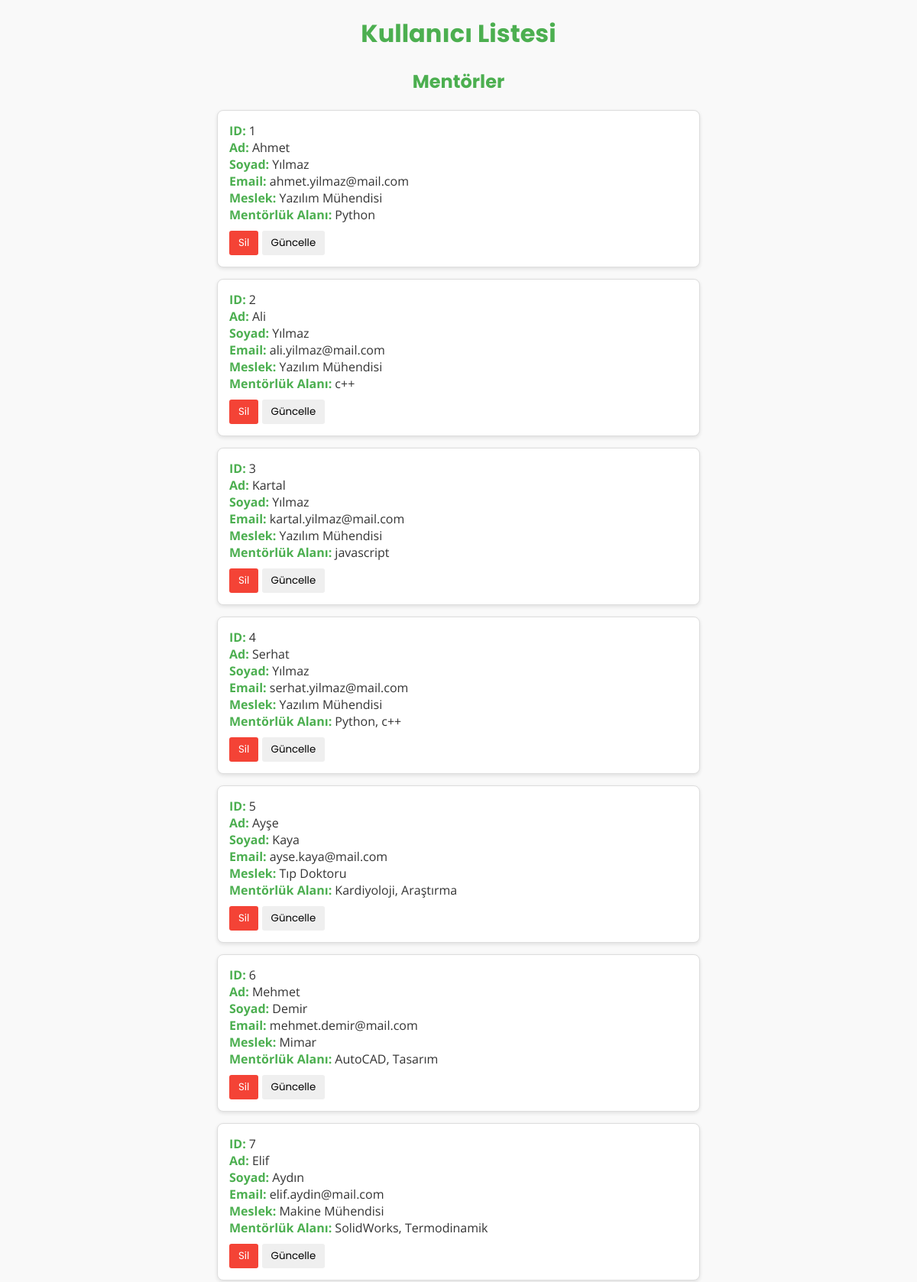
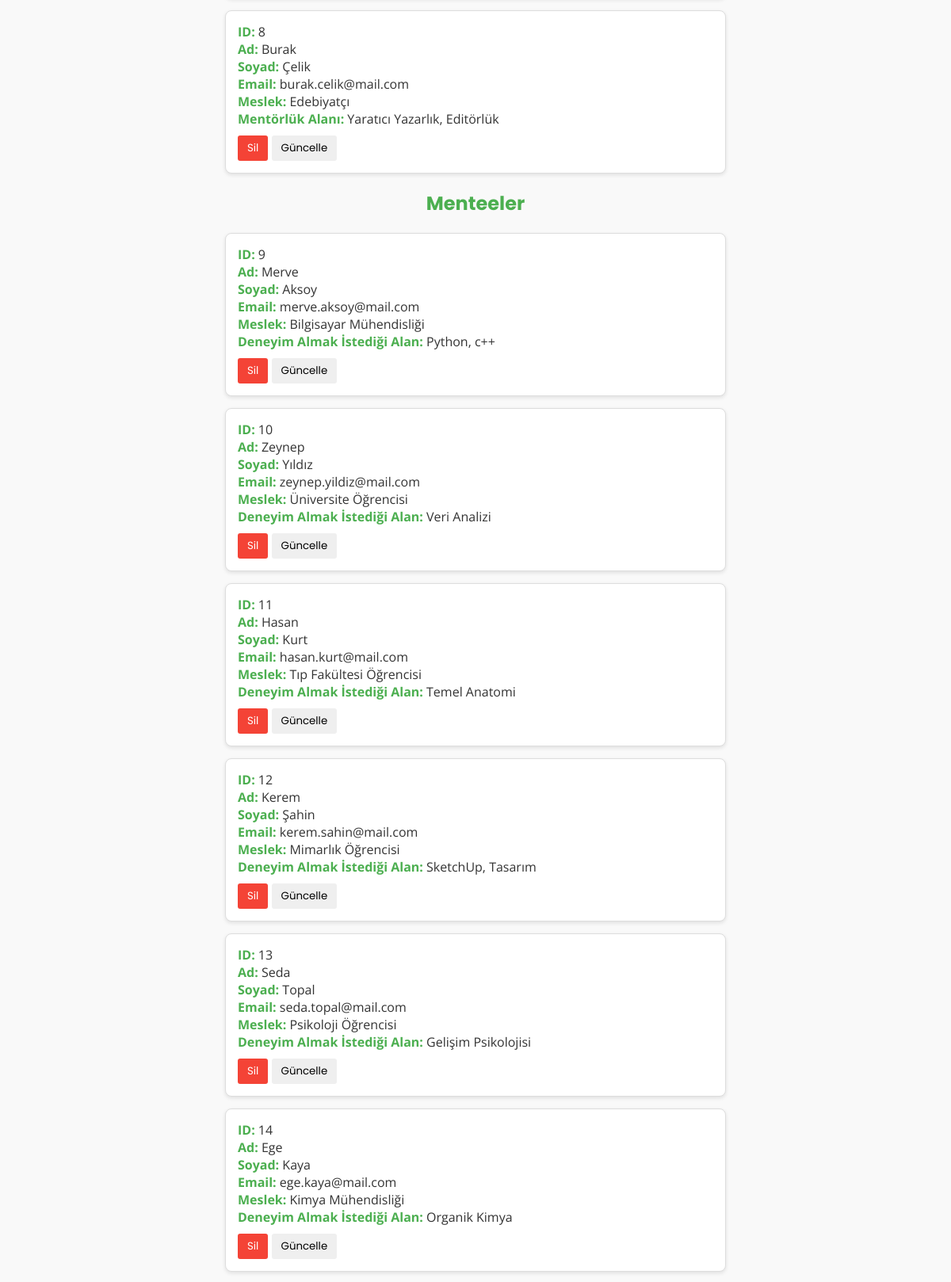
Page /list-users (upper part) on the committed database (2 pictures, top to bottom).
### tables this page shows
CREATE TABLE users (
        id INTEGER PRIMARY KEY AUTOINCREMENT,
        first_name TEXT NOT NULL,
        last_name TEXT NOT NULL,
        email TEXT UNIQUE NOT NULL,
        occupation TEXT NOT NULL,
        skills TEXT NOT NULL,
        role TEXT CHECK(role IN ('mentor', 'mentee')) NOT NULL,
        selectedMentId INTEGER REFERENCES users(id) ON DELETE SET NULL
    );

### routes.py (the view)
@app.route("/list-users", methods=["GET"])
def list_users_html():
    conn = get_db_connection()
    cursor = conn.cursor()
    cursor.execute("SELECT * FROM users")
    rows = cursor.fetchall()
    conn.close()
    users = [
        {
            'id': row['id'],
            'first_name': row['first_name'],
            'last_name': row['last_name'],
            'email': row['email'],
            'occupation': row['occupation'],
            'skills': row['skills'],
            'role': row['role']
        } for row in rows
    ]
    return render_template("list_users.html", users=users)

### database.py (called while the page is built)
def get_db_connection():
    conn = sqlite3.connect('mentorship.db', check_same_thread=False, timeout=10)
    conn.row_factory = sqlite3.Row
    conn.execute("PRAGMA busy_timeout = 5000")
    return conn

### templates/list_users.html (shortened to what this page needs)
<!DOCTYPE html>
<html lang="tr">
<head>
    <link rel="stylesheet" href="/static/style.css">
</head>
<body>
    <h1>Kullanıcı Listesi</h1>
    <h2>Mentörler</h2>
    {% if users|selectattr('role', 'equalto', 'mentor')|list %}
    <ul>
        {% for user in users if user.role == 'mentor' %}
        <li class="user-card">
            <strong>ID:</strong> {{ user.id }}<br>
            <strong>Ad:</strong> {{ user.first_name }}<br>
            <strong>Soyad:</strong> {{ user.last_name }}<br>
            <strong>Email:</strong> {{ user.email }}<br>
            <strong>Meslek:</strong> {{ user.occupation }}<br>
            <strong>Mentörlük Alanı:</strong> {{ user.skills }}<br>
            <button onclick="deleteUser({{ user.id }})">Sil</button>
            <a href="/edit-user/{{ user.id }}"><button>Güncelle</button></a>
        </li>
        {% endfor %}
    </ul>
    {% else %}
    <p>Henüz kayıtlı mentör bulunmamaktadır.</p>
    {% endif %}
    <h2>Menteeler</h2>
    {% if users|selectattr('role', 'equalto', 'mentee')|list %}
    <ul>
        {% for user in users if user.role == 'mentee' %}
        <li class="user-card">
            <strong>ID:</strong> {{ user.id }}<br>
            <strong>Ad:</strong> {{ user.first_name }}<br>
            <strong>Soyad:</strong> {{ user.last_name }}<br>
            <strong>Email:</strong> {{ user.email }}<br>
            <strong>Meslek:</strong> {{ user.occupation }}<br>
            <strong>Deneyim Almak İstediği Alan:</strong> {{ user.skills }}<br>
            <button onclick="deleteUser({{ user.id }})">Sil</button>
            <a href="/edit-user/{{ user.id }}"><button>Güncelle</button></a>
        </li>
        {% endfor %}
    </ul>
    {% else %}
    <p>Henüz kayıtlı mentee bulunmamaktadır.</p>
    {% endif %}
</body>
</html>

### static/style.css (style rules this page uses)
body { font-family: 'Open Sans', sans-serif; margin: 0; padding: 0; background-color: #f9f9f9; color: #333; }
h1, h2, h3, h4 { font-family: 'Poppins', sans-serif; color: #4CAF50; text-align: center; margin-top: 20px; }
a { color: #4CAF50; text-decoration: none; }
.user-card { font-family: 'Open Sans', sans-serif; border: 1px solid #ddd; border-radius: 8px; margin: 15px auto; padding: 15px; background-color: #fff; box-shadow: 0 2px 5px rgba(0,0,0,0.1); max-width: 600px; list-style-type: none; }
.user-card strong { color: #4CAF50; font-weight: bold; }
.user-card button { margin-top: 10px; padding: 6px 12px; border: none; border-radius: 3px; cursor: pointer; font-family: 'Poppins', sans-serif; }
button[onclick^="deleteUser"] { background-color: #f44336; color: white; }
ul { list-style-type: none; padding-left: 0; }

### rows in the picture
users: id "1", first_name "Ahmet", last_name "Yılmaz", email "ahmet.yilmaz@mail.com", occupation "Yazılım Mühendisi", skills "Python"
users: id "2", first_name "Ali", last_name "Yılmaz", email "ali.yilmaz@mail.com", occupation "Yazılım Mühendisi", skills "c++"
users: id "3", first_name "Kartal", last_name "Yılmaz", email "kartal.yilmaz@mail.com", occupation "Yazılım Mühendisi", skills "javascript"
users: id "4", first_name "Serhat", last_name "Yılmaz", email "serhat.yilmaz@mail.com", occupation "Yazılım Mühendisi", skills "Python, c++"
users: id "5", first_name "Ayşe", last_name "Kaya", email "ayse.kaya@mail.com", occupation "Tıp Doktoru", skills "Kardiyoloji, Araştırma"
users: id "6", first_name "Mehmet", last_name "Demir", email "mehmet.demir@mail.com", occupation "Mimar", skills "AutoCAD, Tasarım"
users: id "7", first_name "Elif", last_name "Aydın", email "elif.aydin@mail.com", occupation "Makine Mühendisi", skills "SolidWorks, Termodinamik"
users: id "8", first_name "Burak", last_name "Çelik", email "burak.celik@mail.com", occupation "Edebiyatçı", skills "Yaratıcı Yazarlık, Editörlük"
users: id "9", first_name "Merve", last_name "Aksoy", email "merve.aksoy@mail.com", occupation "Bilgisayar Mühendisliği", skills "Python, c++"
users: id "10", first_name "Zeynep", last_name "Yıldız", email "zeynep.yildiz@mail.com", occupation "Üniversite Öğrencisi", skills "Veri Analizi"
users: id "11", first_name "Hasan", last_name "Kurt", email "hasan.kurt@mail.com", occupation "Tıp Fakültesi Öğrencisi", skills "Temel Anatomi"
users: id "12", first_name "Kerem", last_name "Şahin", email "kerem.sahin@mail.com", occupation "Mimarlık Öğrencisi", skills "SketchUp, Tasarım"
users: id "13", first_name "Seda", last_name "Topal", email "seda.topal@mail.com", occupation "Psikoloji Öğrencisi", skills "Gelişim Psikolojisi"
users: id "14", first_name "Ege", last_name "Kaya", email "ege.kaya@mail.com", occupation "Kimya Mühendisliği", skills "Organik Kimya"
